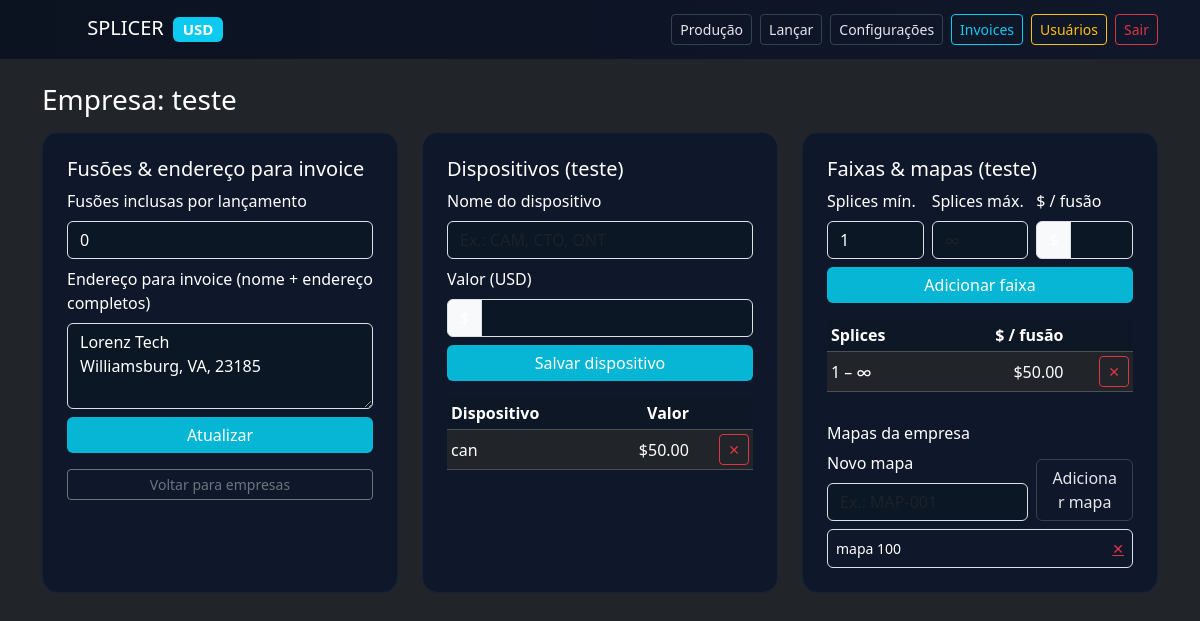
The app's page /settings/company/1 (signed in) with its own data.
### app.py (models this page shows)
class CompanyConfig(db.Model):
    id = db.Column(db.Integer, primary_key=True)
    name = db.Column(db.String(120), unique=True, nullable=False)
    included_splices = db.Column(db.Integer, default=1, nullable=False)  # fusões inclusas por lançamento
    invoice_address = db.Column(db.Text, nullable=True)  # nome + endereço p/ usar na invoice

class DeviceType(db.Model):
    id = db.Column(db.Integer, primary_key=True)
    name = db.Column(db.String(120), nullable=False)
    value_usd = db.Column(db.Float, default=0.0, nullable=False)
    company = db.Column(db.String(120), nullable=True)  # se None = valor padrão

class SpliceTier(db.Model):
    id = db.Column(db.Integer, primary_key=True)
    min_splices = db.Column(db.Integer, nullable=False)
    max_splices = db.Column(db.Integer, nullable=True)
    price_per_splice_usd = db.Column(db.Float, default=0.0, nullable=False)
    company = db.Column(db.String(120), nullable=True)

class CompanyMap(db.Model):
    id = db.Column(db.Integer, primary_key=True)
    company = db.Column(db.String(120), nullable=False, index=True)
    name = db.Column(db.String(200), nullable=False)

### app.py (the view, shortened to what this page needs)
@app.route("/settings/company/<int:cid>", methods=["GET", "POST"])
@admin_required
def settings_company_detail(cid: int):
    company = CompanyConfig.query.get_or_404(cid)
    del_map_id = request.args.get("del_map")
    types = DeviceType.query.filter_by(company=company.name).order_by(DeviceType.name).all()
    tiers = SpliceTier.query.filter_by(company=company.name).order_by(SpliceTier.min_splices).all()
    maps = CompanyMap.query.filter_by(company=company.name).order_by(CompanyMap.name).all()
    return render_template(
        "settings_company.html",
        company=company,
        types=types,
        tiers=tiers,
        maps=maps,
    )

### app.py (called while the page is built)
@login_manager.user_loader
def load_user(user_id: str):
    try:
        return User.query.get(int(user_id))
    except Exception:
        return None

def admin_required(f):
    @wraps(f)
    @login_required
    def wrapper(*args, **kwargs):
        if not getattr(current_user, "is_admin", False):
            flash("Apenas o administrador pode acessar essa área.", "danger")
            return redirect(url_for("index"))
        return f(*args, **kwargs)
    return wrapper

### templates/settings_company.html (shortened to what this page needs)
{% extends 'base.html' %}
{% block content %}
<h3 class="mb-3">Empresa: {{ company.name }}</h3>
<div class="row g-4">
  <div class="col-lg-4">
    <div class="card p-4 h-100">
      <h5>Fusões &amp; endereço para invoice</h5>
      <form method="post" action="{{ url_for('settings_company_add') }}" class="row g-2 mb-3">
        <div class="col-12">
          <label class="form-label">Fusões inclusas por lançamento</label>
          <input class="form-control" name="included_splices" type="number" min="0" value="{{ company.included_splices }}">
        </div>
        <div class="col-12">
          <label class="form-label">Endereço para invoice (nome + endereço completos)</label>
          <textarea class="form-control" name="invoice_address" rows="3" placeholder="Nome da empresa + endereço que aparecerá na invoice">{{ company.invoice_address or '' }}</textarea>
        </div>
        <div class="col-12">
          <button class="btn btn-primary w-100" type="submit">Atualizar</button>
        </div>
      </form>
      <a href="{{ url_for('settings') }}" class="btn btn-outline-secondary btn-sm w-100">Voltar para empresas</a>
    </div>
  </div>
  <div class="col-lg-4">
    <div class="card p-4 h-100">
      <h5>Dispositivos ({{ company.name }})</h5>
      <form method="post" action="{{ url_for('settings_device_add') }}" class="row g-2 mb-3">
        <div class="col-12">
          <label class="form-label">Nome do dispositivo</label>
          <input class="form-control" name="name" placeholder="Ex.: CAM, CTO, ONT" required>
        </div>
        <div class="col-12">
          <label class="form-label">Valor (USD)</label>
          <div class="input-group">
            <span class="input-group-text">$</span>
            <input class="form-control" name="value_usd" type="number" step="0.01" min="0" required>
          </div>
        </div>
        <div class="col-12">
          <button class="btn btn-primary w-100" type="submit">Salvar dispositivo</button>
        </div>
      </form>
      <table class="table table-sm table-dark align-middle mb-0">
        <thead>
          <tr>
            <th>Dispositivo</th>
            <th class="text-end">Valor</th>
            <th></th>
          </tr>
        </thead>
        <tbody>
          {% for d in types %}
            <tr>
              <td>{{ d.name }}</td>
              <td class="text-end">${{ '%.2f'|format(d.value_usd) }}</td>
              <td class="text-end">
                <a href="{{ url_for('settings_device_delete', did=d.id, next=url_for('settings_company_detail', cid=company.id)) }}"
                   class="btn btn-sm btn-outline-danger"
                   onclick="return confirm('Remover dispositivo?');">✕</a>
              </td>
            </tr>
          {% else %}
            <tr><td colspan="3" class="text-secondary">Nenhum dispositivo cadastrado.</td></tr>
          {% endfor %}
        </tbody>
      </table>
    </div>
  </div>
  <div class="col-lg-4">
    <div class="card p-4 h-100">
      <h5>Faixas &amp; mapas ({{ company.name }})</h5>
      <form method="post" action="{{ url_for('settings_tier_add') }}" class="row g-2 mb-3">
        <div class="col-4">
          <label class="form-label">Splices mín.</label>
          <input class="form-control" name="min_splices" type="number" min="0" value="1">
        </div>
        <div class="col-4">
          <label class="form-label">Splices máx.</label>
          <input class="form-control" name="max_splices" type="number" min="0" placeholder="∞">
        </div>
        <div class="col-4">
          <label class="form-label">$ / fusão</label>
          <div class="input-group">
            <span class="input-group-text">$</span>
            <input class="form-control" name="price" type="number" step="0.01" min="0" required>
          </div>
        </div>
        <div class="col-12">
          <button class="btn btn-primary w-100" type="submit">Adicionar faixa</button>
        </div>
      </form>
      <table class="table table-sm table-dark align-middle mb-3">
        <thead>
          <tr>
            <th>Splices</th>
            <th class="text-end">$ / fusão</th>
            <th></th>
          </tr>
        </thead>
        <tbody>
          {% for t in tiers %}
            <tr>
              <td>
                {% if t.max_splices %}
                  {{ t.min_splices }} – {{ t.max_splices }}
                {% else %}
                  {{ t.min_splices }} – ∞
                {% endif %}
              </td>
              <td class="text-end">${{ '%.2f'|format(t.price_per_splice_usd) }}</td>
              <td class="text-end">
                <a href="{{ url_for('settings_tier_delete', tid=t.id, next=url_for('settings_company_detail', cid=company.id)) }}"
                   class="btn btn-sm btn-outline-danger"
                   onclick="return confirm('Remover faixa?');">✕</a>
              </td>
            </tr>
          {% else %}
            <tr><td colspan="3" class="text-secondary">Nenhuma faixa cadastrada.</td></tr>
          {% endfor %}
        </tbody>
      </table>
      <h6 class="mt-3">Mapas da empresa</h6>
      <form method="post" action="{{ url_for('settings_company_detail', cid=company.id) }}" class="row g-2 mb-2">
        <div class="col-8">
          <label class="form-label">Novo mapa</label>
          <input class="form-control" name="new_map" placeholder="Ex.: MAP-001" >
        </div>
        <div class="col-4 d-flex align-items-end">
          <button class="btn btn-outline-light w-100" type="submit">Adicionar mapa</button>
        </div>
      </form>
      <div class="border rounded p-2" style="max-height: 180px; overflow-y: auto;">
        {% if maps %}
          <ul class="list-unstyled mb-0 small">
            {% for m in maps %}
              <li class="d-flex justify-content-between align-items-center">
                <span>{{ m.name }}</span>
                <a href="{{ url_for('settings_company_detail', cid=company.id) }}?del_map={{ m.id }}" class="text-danger"
                   onclick="return confirm('Remover mapa?');">✕</a>
              </li>
            {% endfor %}
          </ul>
        {% else %}
          <span class="text-secondary small">Nenhum mapa cadastrado ainda.</span>
        {% endif %}
      </div>
    </div>
  </div>
</div>
{% endblock %}

### static/style.css (style rules this page uses)
body, label, .form-label, .navbar, .card, .table, .table th, .table td, .nav-link, .btn-link, p, li, h1, h2, h3, h4, h5, h6, span { color: #ffffff !important; }
input.form-control, select.form-control, textarea.form-control { color: #ffffff !important; background-color: #0b1725 !important; }

### static/css/app.css (style rules this page uses)
:root { --bg:#0b1220; --panel:#0f172a; --panel-2:#111827; --text:#e5e7eb; --muted:#94a3b8; --primary:#06b6d4; }
body { background:var(--bg); color:var(--text); font-family:system-ui,-apple-system,Segoe UI,Roboto,Ubuntu,Arial }
.card { background:var(--panel); border:1px solid #15223a; border-radius:16px }
.btn-primary { background:var(--primary); border:none }
.btn-outline-light { color:var(--text); border-color:#334155 }
.table thead th { position:sticky; top:0; background:#0e1726; color:#cbd5e1 }

### records on screen
CompanyConfig: name "teste", included_splices "0", invoice_address "Lorenz Tech Williamsburg, VA, 23185"
DeviceType: name "can", value_usd "50.00"
SpliceTier: min_splices "1", price_per_splice_usd "50.00"
CompanyMap: name "mapa 100"
